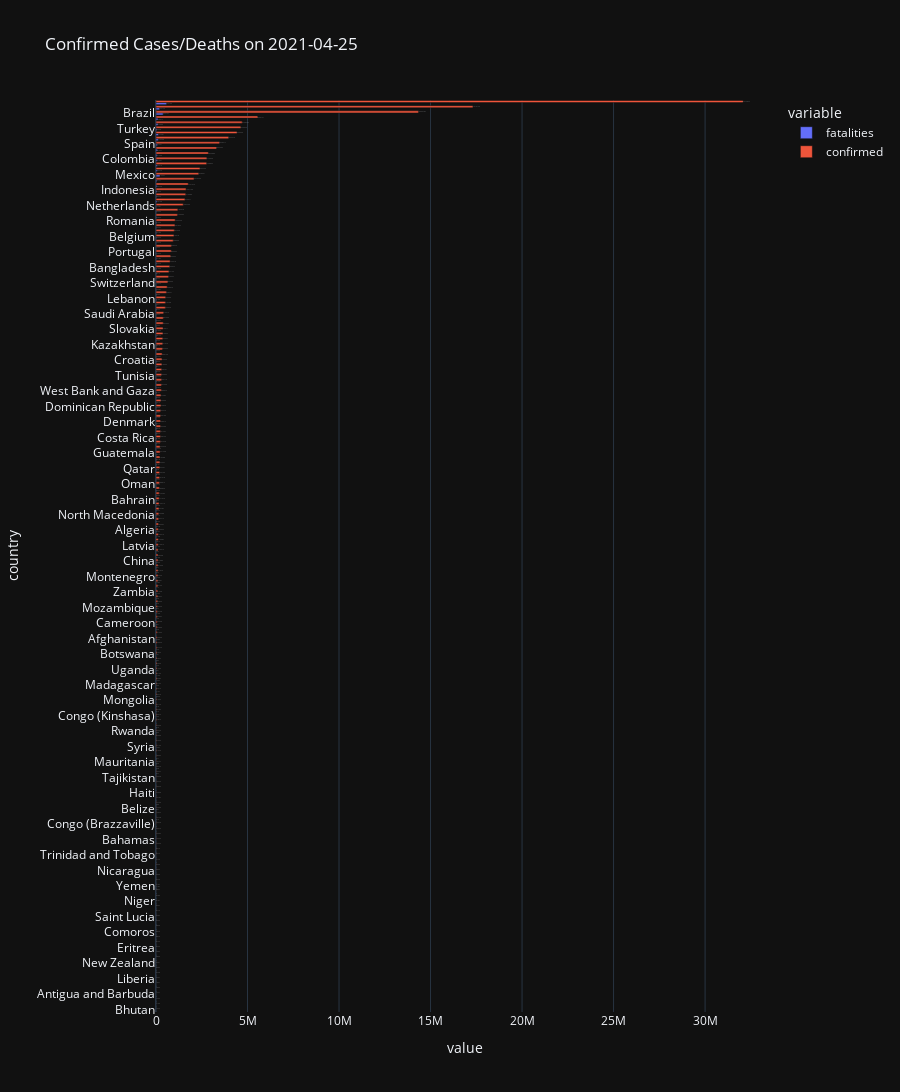

Notebook cell for this chart:
### Code cell
fig = px.bar(top_country_melt_df.iloc[::-1],
             x='value', y='country', color='variable', barmode='group',
             title=f'Confirmed Cases/Deaths on {target_date}', text='value', height=1500, orientation='h')
fig.show()

### Figure 1 — Plotly figure (JSON) as saved in the notebook; plotly's stock layout.template omitted (floating-point values rounded to 4 significant figures; data arrays with more than 128 entries replaced by an {"elided": "..."} marker saying what was removed)
{"data": [{"alignmentgroup": "True", "hovertemplate": "variable=fatalities<br>value=%{text}<br>country=%{y}<extra></extra>", "legendgroup": "fatalities", "marker": {"color": "#636efa"}, "name": "fatalities", "offsetgroup": "fatalities", "orientation": "h", "showlegend": true, "text": {"elided": "177 int values"}, "textposition": "auto", "type": "bar", "x": {"elided": "177 int values"}, "xaxis": "x", "y": {"elided": "177 str values"}, "yaxis": "y"}, {"alignmentgroup": "True", "hovertemplate": "variable=confirmed<br>value=%{text}<br>country=%{y}<extra></extra>", "legendgroup": "confirmed", "marker": {"color": "#EF553B"}, "name": "confirmed", "offsetgroup": "confirmed", "orientation": "h", "showlegend": true, "text": {"elided": "177 int values"}, "textposition": "auto", "type": "bar", "x": {"elided": "177 int values"}, "xaxis": "x", "y": {"elided": "177 str values"}, "yaxis": "y"}], "layout": {"barmode": "group", "height": 1500, "legend": {"title": {"text": "variable"}, "tracegroupgap": 0}, "title": {"text": "Confirmed Cases/Deaths on 2021-04-25"}, "xaxis": {"anchor": "y", "domain": [0, 1], "title": {"text": "value"}}, "yaxis": {"anchor": "x", "domain": [0, 1], "title": {"text": "country"}}}}
